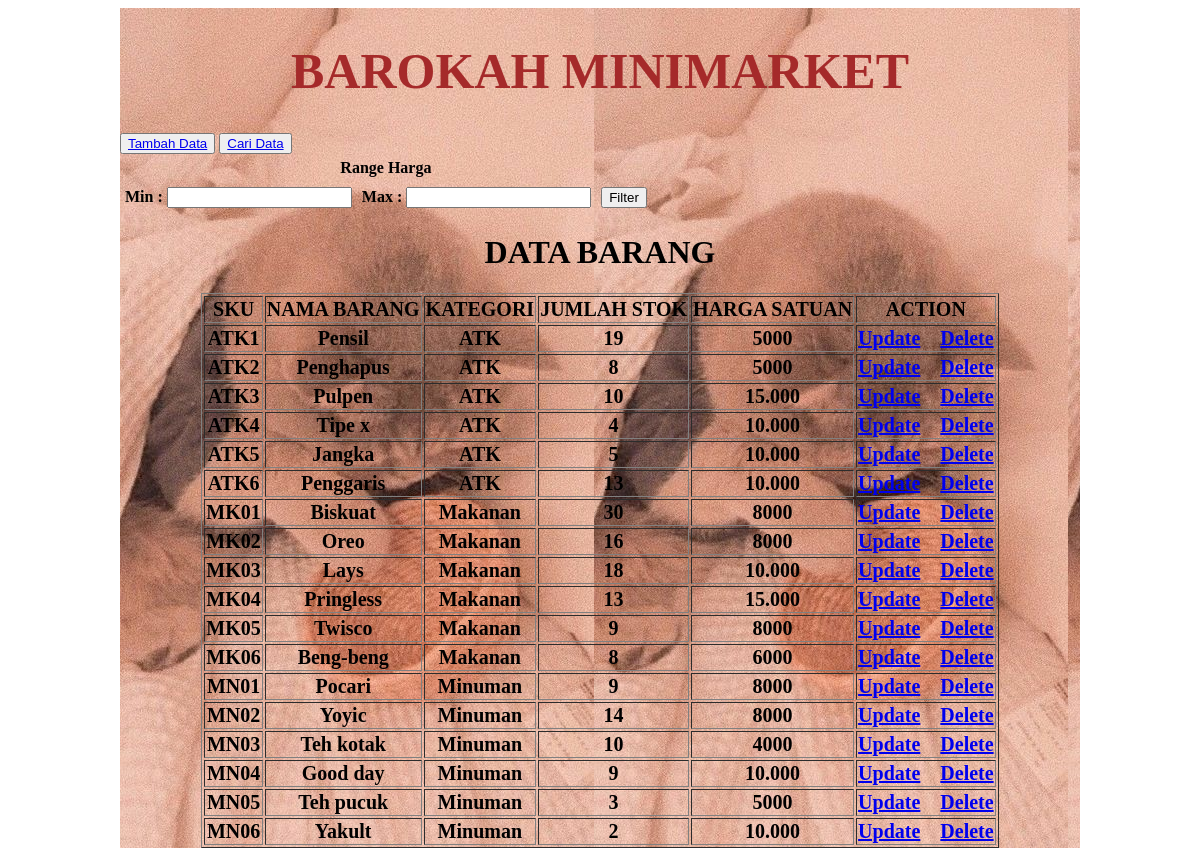
The page / on the database its author committed.
### tables this page shows
CREATE TABLE `barang` (
  `sku` varchar(20) NOT NULL,
  `nama_barang` varchar(50) NOT NULL,
  `kategori` varchar(50) NOT NULL,
  `jumlah_stok` int(11) NOT NULL,
  `harga_satuan` varchar(30) NOT NULL
);

### conn.php (called while the page is built, shortened)
<?php
function connection() {
   $dbServer = 'localhost';
   $dbUser = 'root';
   $dbPass = '';
   $dbName = "UTS";
   $conn = mysqli_connect($dbServer, $dbUser, $dbPass);
   mysqli_select_db($conn,$dbName);
   return $conn;
}

### index.php (the view, shortened to what this page needs)
<?php
include('conn.php');
 ?>
<!DOCTYPE html>
<html>
<head>
	<link rel="stylesheet" type="text/css" href="960.css">
</head>
<body>
	<div class="container_12"  style="background-image: url(foto1.JPG);">
		<div class="foto">
	<div style="text-align: center; font-size: 25px;">
		<font color="brown"><H1>BAROKAH MINIMARKET</H1></font>
	</div>
	<button><a href="<?php echo "form.php"; ?>">Tambah Data</a></button>
	<button><a href="<?php echo "search.php"; ?>">Cari Data</a></button>
	        <form action="filter_range.php" method="post">
	        <div class="td">
            <table border="0px" cellpadding="5px" cellspacing="0px" class="text " style="font-weight: bold;">
                <tr>
                    <td colspan="6" style="text-align: center;">Range Harga</td>
                <tr>
                    <td>
                        <label for="min_harga">Min : </label>
                        <input type="text" name="min_harga" id="min_harga">
                    </td>
                    <td>
                        <label for="max_harga">Max : </label>
                        <input type="text" name="max_harga" id="max_harga">
                    </td>
                    <td>
                        <button type="submit" name="submitfilter">Filter</button>
                    </td>
                </tr>
                </tr>
            </table>
            </div>
         <div style="text-align: center;">
		<h1>DATA BARANG </h1></div>
		<form method="POST" action="form.php">
 	<table border="1" style="margin-left: auto; margin-right: auto; font-size: 20px; text-align: center; font-weight: bold;">
 		<tr>
 			<th>SKU</th>
 			<th>NAMA BARANG</th>
 			<th>KATEGORI</th>
 			<th>JUMLAH STOK</th>
 			<th>HARGA SATUAN</th>
 			<th>ACTION</th>
 		</tr>
 	<tbody>
 		<?php
 		$query = "SELECT * FROM barang";
 		$result = mysqli_query(connection(),$query); ?>
 		<?php while($data = mysqli_fetch_array($result)): ?>
 			<tr>
 				<td><?php echo $data['sku']; ?></td>
 				<td><?php echo $data['nama_barang']; ?></td>
 				<td><?php echo $data['kategori']; ?></td>
 				<td><?php echo $data['jumlah_stok']; ?></td>
 				<td><?php echo $data['harga_satuan']; ?></td>
 				<td>
 					<a href="<?php echo "update.php?sku=".$data['sku']; ?>" class="btn btn-outline-warning btn-sm"> Update</a> &nbsp;&nbsp;
                     <a href="<?php echo "delete.php?sku=".$data['sku']; ?>" class="btn btn-outline-warning btn-sm"> Delete</a> <br>
                </td>
 			</tr>
 		<?php endwhile ?>
 	</tbody>
 	</table>
 	</form>
 	</div>
 	</div>
</body>
</html>

### 960.css (style rules this page uses)
body { min-width: 960px; }
.container_12, .container_16 { margin-left: auto; margin-right: auto; width: 960px; background-color: #fdfdfd }
.clearfix:before, .clearfix:after, .container_12:before, .container_12:after, .container_16:before, .container_16:after { content: '.'; display: block; overflow: hidden; visibility: hidden; font-size: 0; line-height: 0; width: 0; height: 0; }
.clearfix:after, .container_12:after, .container_16:after { clear: both; }
.clearfix, .container_12, .container_16 { zoom: 1; }

### rows shown on the page
barang: sku "ATK1", nama_barang "Pensil", kategori "ATK", jumlah_stok "19", harga_satuan "5000"
barang: sku "ATK2", nama_barang "Penghapus", kategori "ATK", jumlah_stok "8", harga_satuan "5000"
barang: sku "ATK3", nama_barang "Pulpen", kategori "ATK", jumlah_stok "10", harga_satuan "15.000"
barang: sku "ATK4", nama_barang "Tipe x", kategori "ATK", jumlah_stok "4", harga_satuan "10.000"
barang: sku "ATK5", nama_barang "Jangka", kategori "ATK", jumlah_stok "5", harga_satuan "10.000"
barang: sku "ATK6", nama_barang "Penggaris", kategori "ATK", jumlah_stok "13", harga_satuan "10.000"
barang: sku "MK01", nama_barang "Biskuat", kategori "Makanan", jumlah_stok "30", harga_satuan "8000"
barang: sku "MK02", nama_barang "Oreo", kategori "Makanan", jumlah_stok "16", harga_satuan "8000"
barang: sku "MK03", nama_barang "Lays", kategori "Makanan", jumlah_stok "18", harga_satuan "10.000"
barang: sku "MK04", nama_barang "Pringless", kategori "Makanan", jumlah_stok "13", harga_satuan "15.000"
barang: sku "MK05", nama_barang "Twisco", kategori "Makanan", jumlah_stok "9", harga_satuan "8000"
barang: sku "MK06", nama_barang "Beng-beng", kategori "Makanan", jumlah_stok "8", harga_satuan "6000"
barang: sku "MN01", nama_barang "Pocari", kategori "Minuman", jumlah_stok "9", harga_satuan "8000"
barang: sku "MN02", nama_barang "Yoyic", kategori "Minuman", jumlah_stok "14", harga_satuan "8000"
barang: sku "MN03", nama_barang "Teh kotak", kategori "Minuman", jumlah_stok "10", harga_satuan "4000"
barang: sku "MN04", nama_barang "Good day", kategori "Minuman", jumlah_stok "9", harga_satuan "10.000"
barang: sku "MN05", nama_barang "Teh pucuk", kategori "Minuman", jumlah_stok "3", harga_satuan "5000"
barang: sku "MN06", nama_barang "Yakult", kategori "Minuman", jumlah_stok "2", harga_satuan "10.000"
